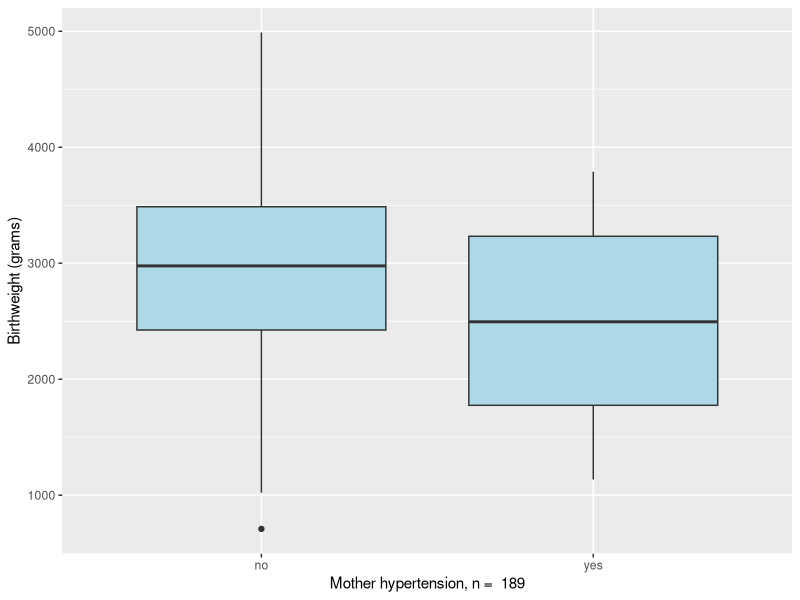

Reproduce this figure in R.
library(tidyverse)

# Load data from MASS into a tibble
birthwt <- as_tibble(MASS::birthwt)
?birthwt

# Rename variables
colnames(birthwt) <- c("birthwt.below.2500", 
                       "mother.age",
                       "mother.weight",
                       "race",
                       "mother.smokes",
                       "previous.prem.labor",
                       "hypertension",
                       "uterine.irr",
                       "physician.visits",
                       "birthwt.grams")

# Change factor level names
birthwt <- birthwt %>%
    mutate(race = recode_factor(race, `1` = "white", `2` = "black", `3` = "other")) %>%
    mutate_at(c("mother.smokes", "hypertension", "uterine.irr", "birthwt.below.2500"),
              ~ recode_factor(.x, `0` = "no", `1` = "yes"))

# Create boxplot showing how birthwt.grams varies between
# history of hypertension
qplot(x = hypertension, y = birthwt.grams,
      geom = "boxplot", data = birthwt,
      xlab = paste("Mother hypertension, n = ", nrow(birthwt)), 
      ylab = "Birthweight (grams)",
      fill = I("lightblue"))

# Summary data
# Notice the consistent use of round() to ensure that our summaries 
# do not have too many decimal values

birthwt %>%
    group_by(hypertension) %>%
    summarize(num.obs = n(),
              mean.birthwt = round(mean(birthwt.grams), 0),
              sd.birthwt = round(sd(birthwt.grams), 0),
              se.birthwt = round(sd(birthwt.grams) / sqrt(num.obs), 0))

# 

birthwt.t.test <- t.test(birthwt.grams ~ hypertension, data = birthwt)
birthwt.t.test

birthwt.t.test$p.value   # p-value
# A large p-value (> 0.05) indicates weak evidence against the null hypothesis, so we fail to reject it


